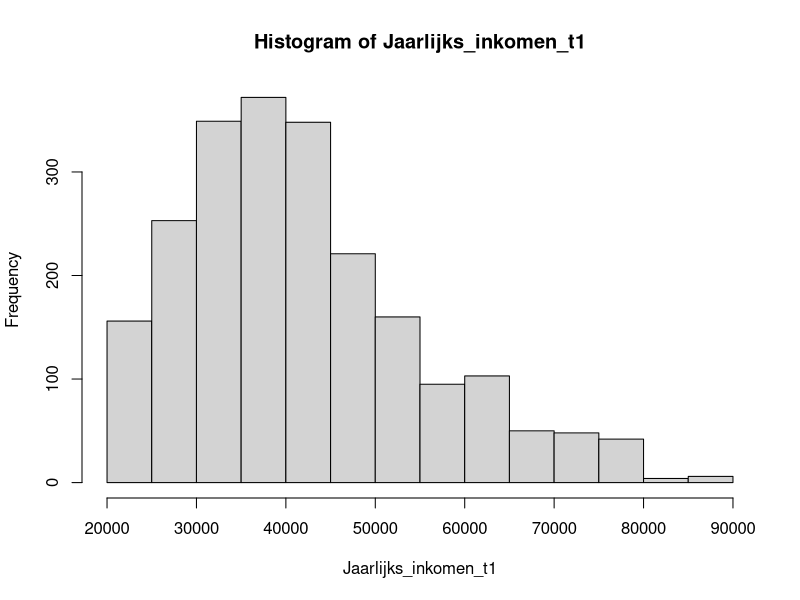
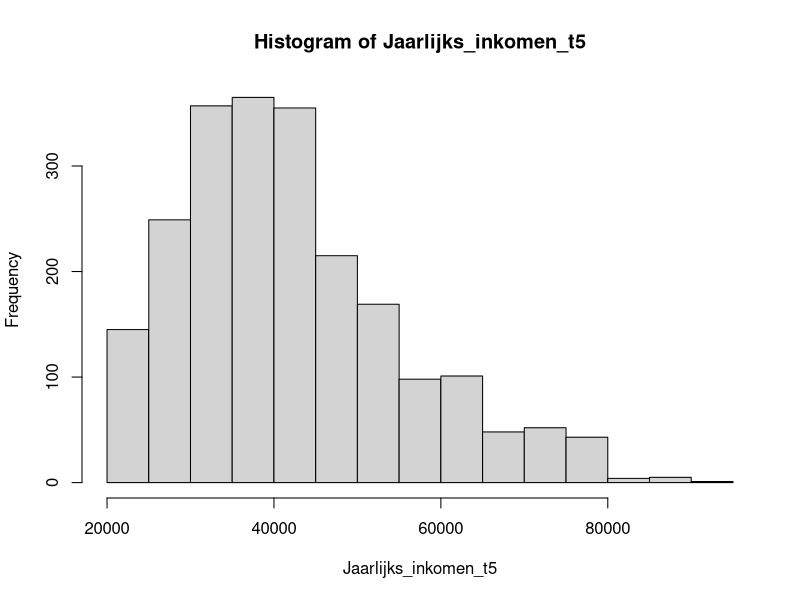

Recreate these plots in R, in order.
## ---- chunk 1
knitr::opts_chunk$set(echo = TRUE)
## ---- chunk 2
set.seed(1)
Mogelijkheden <- c(1616:7000)

p_t1 <- c(
  rep(0.4,  385),     #1616-2000
  rep(0.55, 400),     #2000-2400
  rep(0.7,  400),     #2401-2800
  rep(0.8,  400),     #2801-3200
  rep(0.65, 400),     #3201-3600
  rep(0.45, 400),     #3601-4000
  rep(0.2,  1000),    #4001-5000
  rep(0.1,  1000),    #5001-6000
  rep(0.01, 1000)     #6001-7000
)
Jaarlijks_inkomen_t1 <- replicate(2207, 13*(sample(Mogelijkheden, 1, replace=TRUE, p_t1)))


Promotie_mogelijkheden <- c(0, 650, 1300, 2600, 6500, -650, -1300, -2600)
Weging                 <- c(500,50,   20,   15,   10,   40,    10,     5)
Opslag <- sample(Promotie_mogelijkheden, 2207, replace=TRUE, Weging)
Jaarlijks_inkomen_t5 <- Jaarlijks_inkomen_t1 + Opslag
## ---- chunk 3
mean(Jaarlijks_inkomen_t1)
sd(Jaarlijks_inkomen_t1)
median(Jaarlijks_inkomen_t1)
hist(Jaarlijks_inkomen_t1)
mean(Jaarlijks_inkomen_t5)
sd(Jaarlijks_inkomen_t5)
median(Jaarlijks_inkomen_t5)
hist(Jaarlijks_inkomen_t5)
## ---- chunk 4
library(nortest)
## ---- chunk 5
lillie.test(Jaarlijks_inkomen_t1)
lillie.test(Jaarlijks_inkomen_t5)
## ---- chunk 6
wilcox.test(Jaarlijks_inkomen_t5, Jaarlijks_inkomen_t1, paired=TRUE, alternative = "greater")
